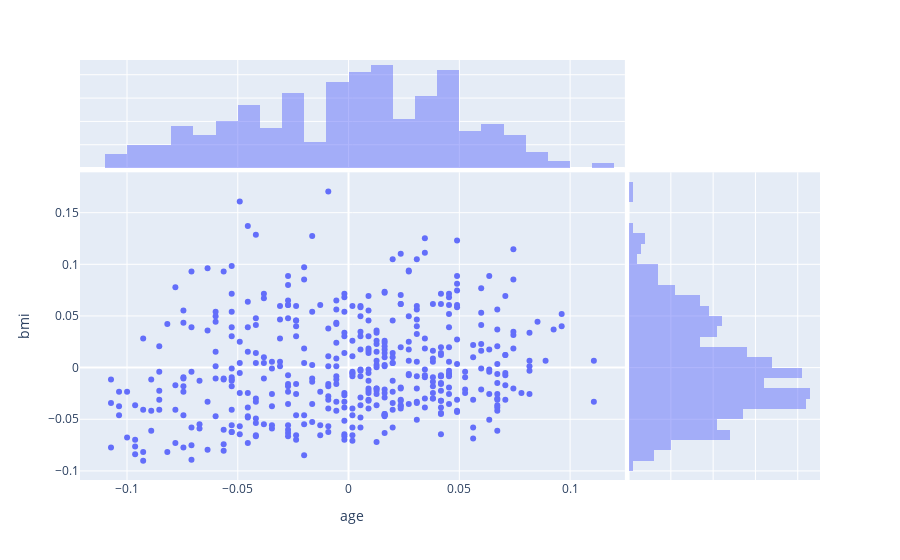

Notebook source saved alongside this figure:
### Code cell
fig

### Figure 1 — Plotly figure (JSON) as saved in the notebook; plotly's stock layout.template omitted (floating-point values rounded to 4 significant figures; data arrays with more than 128 entries replaced by an {"elided": "..."} marker saying what was removed)
{"data": [{"hovertemplate": "age=%{x}<br>bmi=%{y}<extra></extra>", "legendgroup": "", "marker": {"color": "#636efa", "symbol": "circle"}, "mode": "markers", "name": "", "orientation": "v", "showlegend": false, "type": "scatter", "x": {"elided": "442 float values"}, "xaxis": "x", "y": {"elided": "442 float values"}, "yaxis": "y"}, {"alignmentgroup": "True", "bingroup": "x", "hovertemplate": "age=%{x}<br>count=%{y}<extra></extra>", "legendgroup": "", "marker": {"color": "#636efa"}, "name": "", "offsetgroup": "", "opacity": 0.5, "showlegend": false, "type": "histogram", "x": {"elided": "442 float values"}, "xaxis": "x3", "yaxis": "y3"}, {"alignmentgroup": "True", "bingroup": "y", "hovertemplate": "bmi=%{y}<br>count=%{x}<extra></extra>", "legendgroup": "", "marker": {"color": "#636efa"}, "name": "", "offsetgroup": "", "opacity": 0.5, "showlegend": false, "type": "histogram", "xaxis": "x2", "y": {"elided": "442 float values"}, "yaxis": "y2"}], "layout": {"autosize": true, "barmode": "overlay", "legend": {"tracegroupgap": 0}, "margin": {"t": 60}, "xaxis": {"anchor": "y", "autorange": true, "domain": [0, 0.7363], "range": [-0.1205, 0.124], "title": {"text": "age"}, "type": "linear"}, "xaxis2": {"anchor": "y2", "autorange": true, "domain": [0.7413, 1], "matches": "x2", "range": [0, 45.26], "showgrid": true, "showline": false, "showticklabels": false, "ticks": ""}, "xaxis3": {"anchor": "y3", "autorange": true, "domain": [0, 0.7363], "matches": "x", "range": [-0.1205, 0.124], "showgrid": true, "showticklabels": false, "type": "linear"}, "xaxis4": {"anchor": "y4", "domain": [0.7413, 1], "matches": "x2", "showgrid": true, "showline": false, "showticklabels": false, "ticks": ""}, "yaxis": {"anchor": "x", "autorange": true, "domain": [0, 0.7326], "range": [-0.1127, 0.1929], "title": {"text": "bmi"}, "type": "linear"}, "yaxis2": {"anchor": "x2", "autorange": true, "domain": [0, 0.7326], "matches": "y", "range": [-0.1127, 0.1929], "showgrid": true, "showticklabels": false, "type": "linear"}, "yaxis3": {"anchor": "x3", "autorange": true, "domain": [0.7426, 1], "matches": "y3", "range": [0, 46.32], "showgrid": true, "showline": false, "showticklabels": false, "ticks": ""}, "yaxis4": {"anchor": "x4", "domain": [0.7426, 1], "matches": "y3", "showgrid": true, "showline": false, "showticklabels": false, "ticks": ""}}}
